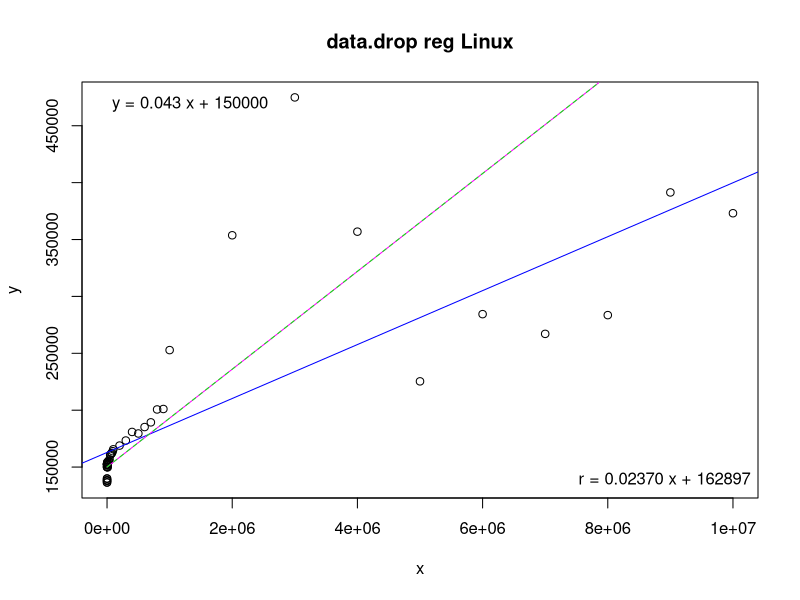
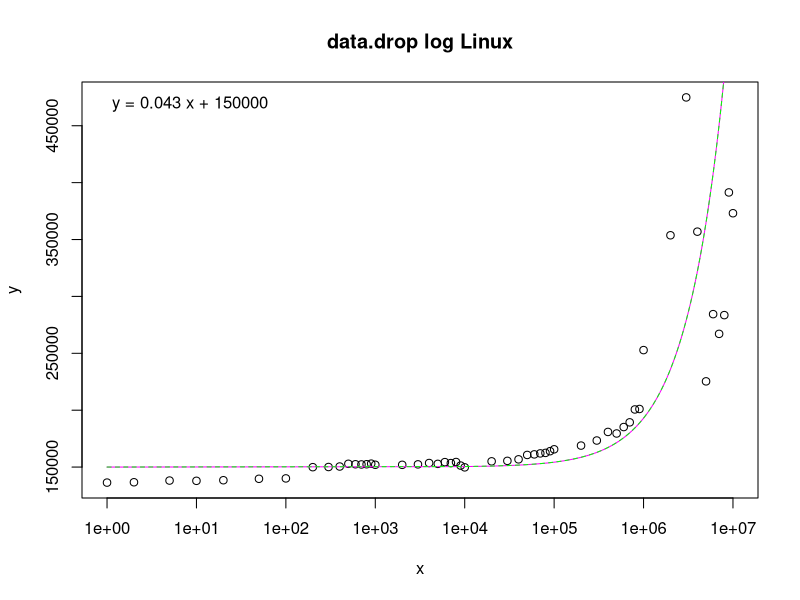

Write R code to recreate these figures, in order.
# Input data
x <- c(1,2,5,10,20,50,100,200,300,400,500,600,700,800,900,1000,2000,3000,4000,5000,6000,7000,8000,9000,10000,20000,30000,40000,50000,60000,70000,80000,90000,100000,200000,300000,400000,500000,600000,700000,800000,900000,1000000,2000000,3000000,4000000,5000000,6000000,7000000,8000000,9000000,10000000)
y <- c(136370,136660,138160,137930,138450,139710,140050,149920,150070,150500,152890,152480,152310,152500,153020,152030,151990,152390,153580,152830,154360,153510,154460,151330,149770,155050,155470,156810,160670,161170,162040,162470,163970,165630,168900,173350,180890,179530,185190,189320,200650,201060,252820,353740,474910,356920,225350,284420,267090,283560,391390,373110)

# Linear regression
model <- lm(y ~ x)
coefs <- coef(model)

# Print regression coefficients
print(coefs)

# Estimating linear function
a <- 0.043
b <- 150000.0
fl <- function(x) {
  a*x + b
}

# Estimated linear values
xl <- seq(1, 10000000, by = 10000)
yl <- fl(xl)

# Estimating staircase function
base <- 150000
size <- 1000
cost <- 43
fs <- function(x) {
  (((x + size - 1) / size) * cost) + base
}

# Estimated staircase values
xs <- seq(1, 10000000, by = 10000)
ys <- fs(xs)

png("data-drop-reg.png")
plot(x, y, main = "data.drop reg Linux")
abline(model, col = "blue")
lines(xl, yl, col = "magenta")
lines(xs, ys, col = "green", lty = 2)
legend("bottomright", legend = sprintf("r = %.5f x + %.0f", coefs[2], coefs[1]), bty = "n")
legend("topleft", legend = sprintf("y = %.3f x + %.0f", a, b), bty = "n")

png("data-drop-log.png")
plot(x, y, log = "x", main = "data.drop log Linux")
lines(xl, yl, col = "magenta")
lines(xs, ys, col = "green", lty = 2)
legend("topleft", legend = sprintf("y = %.3f x + %.0f", a, b), bty = "n")
